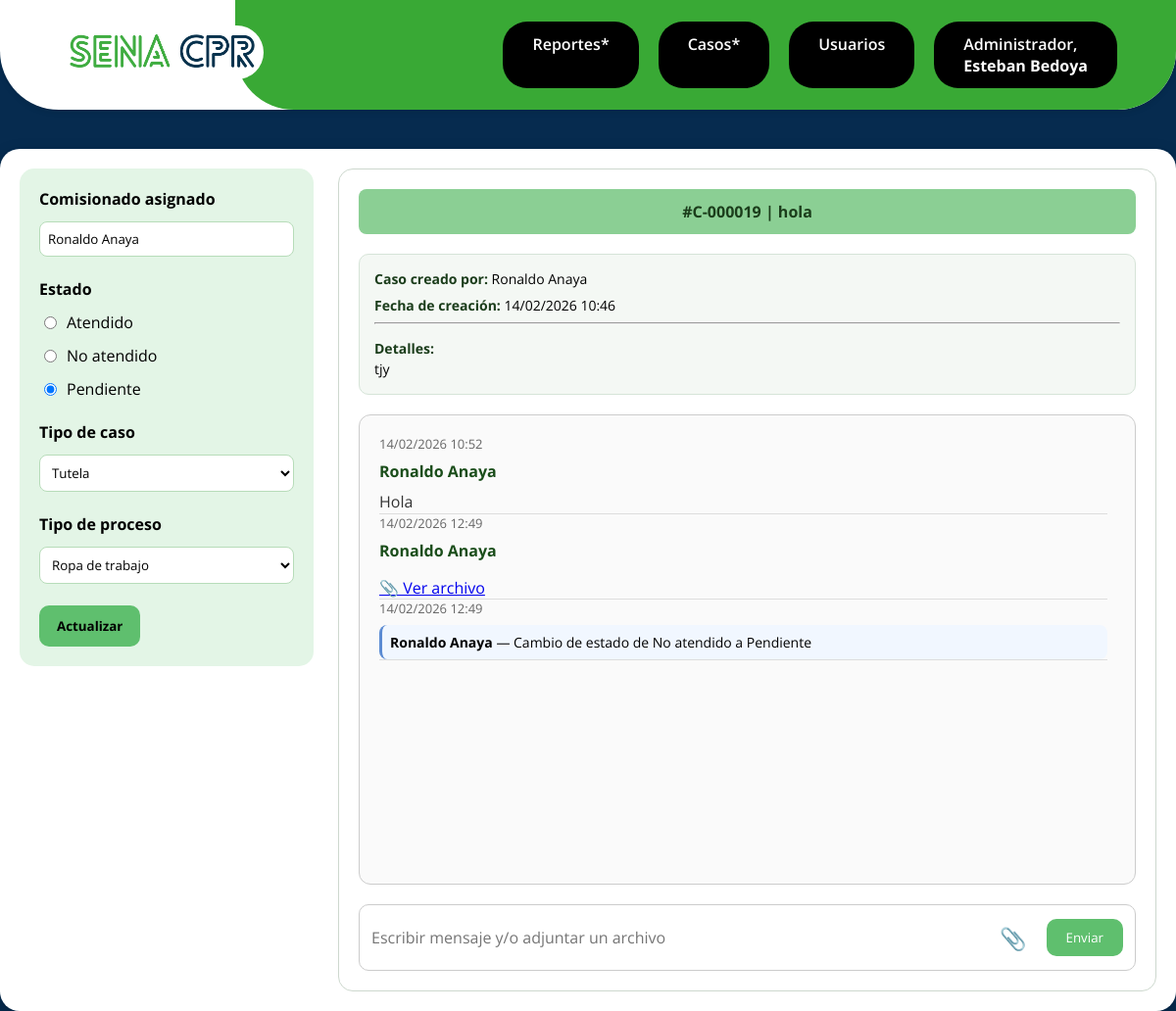
Page /public/caso.php?id=19 (signed in) on the committed database.
### tables this page shows
CREATE TABLE `casos` (
  `id` int(11) NOT NULL,
  `numero_caso` varchar(20) NOT NULL,
  `tipo_caso_id` int(11) NOT NULL,
  `tipo_proceso_id` int(11) NOT NULL,
  `asunto` varchar(200) NOT NULL,
  `detalles` text NOT NULL,
  `estado` enum('Atendido','No atendido','Pendiente') DEFAULT 'No atendido',
  `asignado_a` int(11) DEFAULT NULL,
  `fecha_creacion` datetime DEFAULT current_timestamp(),
  `fecha_cierre` datetime DEFAULT NULL
);

CREATE TABLE `usuarios` (
  `id` int(11) NOT NULL,
  `documento` varchar(20) NOT NULL,
  `username` varchar(50) NOT NULL,
  `password` varchar(255) NOT NULL,
  `rol` tinyint(4) NOT NULL CHECK (`rol` between 1 and 3),
  `estado` tinyint(1) NOT NULL DEFAULT 1,
  `correo` varchar(255) NOT NULL,
  `telefono` varchar(20) DEFAULT NULL,
  `remember_token` varchar(255) DEFAULT NULL,
  `creado_por` int(11) DEFAULT NULL,
  `fecha_creacion` datetime DEFAULT current_timestamp()
);

CREATE TABLE `tipos_caso` (
  `id` int(11) NOT NULL,
  `nombre` varchar(50) NOT NULL
);

CREATE TABLE `tipos_proceso` (
  `id` int(11) NOT NULL,
  `nombre` varchar(50) NOT NULL,
  `estado` tinyint(1) DEFAULT 1
);

CREATE TABLE `casos_mensajes` (
  `id` int(11) NOT NULL,
  `caso_id` int(11) NOT NULL,
  `usuario_id` int(11) NOT NULL,
  `mensaje` text NOT NULL,
  `archivo` varchar(255) DEFAULT NULL,
  `fecha` datetime DEFAULT current_timestamp()
);

CREATE TABLE `casos_historial_estado` (
  `id` int(11) NOT NULL,
  `caso_id` int(11) NOT NULL,
  `usuario_id` int(11) NOT NULL,
  `descripcion` text NOT NULL,
  `fecha` datetime DEFAULT current_timestamp()
);

### app/controllers/CasoController.php (called while the page is built, shortened)
<?php
require_once __DIR__ . '/../models/Caso.php';
class CasoController
{
    public function show($id)
    {
        $rol = $_SESSION['user']['rol'];
        $caso = Caso::find($id);
        $tiposCaso    = Caso::getTiposCaso();
        $tiposProceso = Caso::getTiposProcesoActivos();
        $historial    = Caso::getHistorial($id);
        $mensajes     = Caso::getMensajes($id);
        $view = $rol == 1 ? 'admin' : 'comisionado';
        require __DIR__ . "/../views/{$view}/caso.php";
    }
}

### app/models/Caso.php (called while the page is built, shortened)
<?php
class Caso
{
    private static function db()
    {
        static $db = null;
        if ($db === null) {
            $db = new PDO("mysql:host=localhost;dbname=project-cpr;charset=utf8", "root", "");
            $db->setAttribute(PDO::ATTR_ERRMODE, PDO::ERRMODE_EXCEPTION);
        }
        return $db;
    }
    public static function find($id)
    {
        $sql = "SELECT c.*, u.username AS asignado_a_nombre, tc.nombre AS tipo_caso_nombre, tp.nombre AS tipo_proceso_nombre
                FROM casos c
                LEFT JOIN usuarios u ON u.id = c.asignado_a
                JOIN tipos_caso tc ON tc.id = c.tipo_caso_id
                JOIN tipos_proceso tp ON tp.id = c.tipo_proceso_id
                WHERE c.id = ?";
        $stmt = self::db()->prepare($sql);
        $stmt->execute([$id]);
        return $stmt->fetch(PDO::FETCH_ASSOC);
    }
    public static function getTiposCaso()
    {
        $stmt = self::db()->prepare("SELECT * FROM tipos_caso");
        $stmt->execute();
        return $stmt->fetchAll(PDO::FETCH_ASSOC);
    }
    public static function getTiposProcesoActivos()
    {
        $stmt = self::db()->prepare("SELECT * FROM tipos_proceso WHERE estado = 1");
        $stmt->execute();
        return $stmt->fetchAll(PDO::FETCH_ASSOC);
    }
    public static function getHistorial($caso_id)
    {
        $sql = "SELECT h.*, u.username
                FROM casos_historial_estado h
                JOIN usuarios u ON u.id = h.usuario_id
                WHERE h.caso_id = ?
                ORDER BY h.fecha ASC";
        $stmt = self::db()->prepare($sql);
        $stmt->execute([$caso_id]);
        return $stmt->fetchAll(PDO::FETCH_ASSOC);
    }
    public static function getMensajes($caso_id)
    {
        $sql = "SELECT m.*, u.username
                FROM casos_mensajes m
                JOIN usuarios u ON u.id = m.usuario_id
                WHERE m.caso_id = ?
                ORDER BY m.fecha ASC";
        $stmt = self::db()->prepare($sql);
        $stmt->execute([$caso_id]);
        return $stmt->fetchAll(PDO::FETCH_ASSOC);
    }
}

### app/views/components/caso.php (the view, shortened to what this page needs)
<link rel="stylesheet" href="/project-cpr/public/assets/css/globals/caso.css">
<div class="case-layout">
    <div class="case-sidebar">
        <form method="POST" action="/project-cpr/public/caso.php">
            <div class="filter-group">
                <label class="filter-title">Comisionado asignado</label>
                <input
                    type="text"
                    class="select-like"
                    value="<?= htmlspecialchars($caso['asignado_a_nombre'] ?? '') ?>"
                    disabled>
            </div>
            <br>
            <div class="filter-group">
                <label class="filter-title">Estado</label>
                <?php
                $estados = ['Atendido', 'No atendido', 'Pendiente'];
                foreach ($estados as $e):
                ?>
                    <label class="check-item">
                        <input
                            type="radio"
                            name="estado"
                            value="<?= $e ?>"
                            <?= $caso['estado'] === $e ? 'checked' : '' ?>
                            required>
                        <span><?= $e ?></span>
                    </label>
                <?php endforeach; ?>
            </div>
            <br>
            <div class="filter-group">
                <label class="filter-title">Tipo de caso</label>
                <select name="tipo_caso_id" required>
                    <?php foreach ($tiposCaso as $tc): ?>
                        <option value="<?= $tc['id'] ?>"
                            <?= $caso['tipo_caso_id'] == $tc['id'] ? 'selected' : '' ?>>
                            <?= htmlspecialchars($tc['nombre']) ?>
                        </option>
                    <?php endforeach; ?>
                </select>
            </div>
            <br>
            <div class="filter-group">
                <label class="filter-title">Tipo de proceso</label>
                <select name="tipo_proceso_id" required>
                    <?php foreach ($tiposProceso as $p): ?>
                        <option value="<?= $p['id'] ?>"
                            <?= $caso['tipo_proceso_id'] == $p['id'] ? 'selected' : '' ?>>
                            <?= htmlspecialchars($p['nombre']) ?><?= !empty($p['_inactivo']) ? ' (inactivo)' : '' ?>
                        </option>
                    <?php endforeach; ?>
                </select>
            </div>
            <br>
            <button type="submit" class="btn-actualizar">
                Actualizar
            </button>
        </form>
    </div>
    <div class="case-content">
        <div class="case-header">
            #<?= $caso['numero_caso'] ?> |
            <?= htmlspecialchars($caso['asunto']) ?>
        </div>
        <div class="case-info">
            <?php if (!empty($caso['asignado_a_nombre'])): ?>
                <div class="info-item">
                    <strong>Caso creado por:</strong>
                    <?= htmlspecialchars($caso['asignado_a_nombre']) ?>
                </div>
            <?php endif; ?>
            <?php if (!empty($caso['fecha_creacion'])): ?>
                <div class="info-item">
                    <strong>Fecha de creación:</strong>
                    <?= date("d/m/Y H:i", strtotime($caso['fecha_creacion'])) ?>
                </div>
            <?php endif; ?>
            <hr>
            <?php if (!empty($caso['detalles'])): ?>
                <div class="info-item info-detalles">
                    <strong>Detalles:</strong><br>
                    <?= nl2br(htmlspecialchars($caso['detalles'])) ?>
                </div>
            <?php endif; ?>
        </div>
        <div class="case-box">
            <div class="case-messages">
                <?php
                $eventos = array_merge(
                    array_map(
                        fn($m) => [
                            'tipo'  => 'mensaje',
                            'data'  => $m,
                            'fecha' => $m['fecha']
                        ],
                        $mensajes
                    ),
                    array_map(
                        fn($h) => [
                            'tipo'  => 'historial',
                            'data'  => $h,
                            'fecha' => $h['fecha']
                        ],
                        $historial
                    )
                );
                usort(
                    $eventos,
                    fn($a, $b) =>
                    strtotime($a['fecha']) <=> strtotime($b['fecha'])
                );
                ?>
                <?php foreach ($eventos as $e): ?>
                    <div class="msg-entry">
                        <div class="msg-date">
                            <?= date("d/m/Y H:i", strtotime($e['fecha'])) ?>
                        </div>
                        <?php if ($e['tipo'] == 'mensaje'): ?>
                            <div class="msg-user">
                                <?= htmlspecialchars($e['data']['username']) ?>
                            </div>
                            <div class="msg-body">
                                <?= nl2br(htmlspecialchars($e['data']['mensaje'])) ?>
                            </div>
                            <?php if (!empty($e['data']['archivo'])): ?>
                                <div class="msg-archivo">
                                    <a
                                        href="/project-cpr/public/uploads/casos/<?= htmlspecialchars($e['data']['archivo']) ?>"
                                        target="_blank">
                                        📎 Ver archivo
                                    </a>
                                </div>
                            <?php endif; ?>
                        <?php else: ?>
                            <div class="msg-status-change">
                                <strong><?= htmlspecialchars($e['data']['username']) ?></strong>
                                —
                                <?= htmlspecialchars($e['data']['descripcion']) ?>
                            </div>
                        <?php endif; ?>
                    </div>
                    <div class="divider"></div>
                <?php endforeach; ?>
            </div>
        </div>
        <?php $casoAtendido = ($caso['estado'] === 'Atendido'); ?>
        <form
            class="msg-input-box"
            method="POST"
            enctype="multipart/form-data"
            action="/project-cpr/public/caso.php">
            <input
                type="text"
                name="mensaje"
                placeholder="Escribir mensaje y/o adjuntar un archivo"
                class="msg-input"
                <?= $casoAtendido ? 'disabled' : '' ?>>
            <label class="btn-attach">
                📎
            </label>
            <button class="btn-enviar" <?= $casoAtendido ? 'disabled' : '' ?>>Enviar</button>
        </form>
    </div>
</div>

### public/assets/css/globals/base.css (style rules this page uses)
* { margin: 0; padding: 0; box-sizing: border-box; font-family: 'Open Sans', sans-serif; }
html, body { color: #fff; height: 100%; min-height: 100%; background-color: #062b4f; overscroll-behavior: none; }

### public/assets/css/globals/caso.css (style rules this page uses)
.case-layout { display: grid; grid-template-columns: 300px 1fr; gap: 25px; }
.case-sidebar { background: #e3f5e6; color: #000; padding: 20px; border-radius: 15px; height: max-content; display: flex; flex-direction: column; gap: 35px; }
.case-sidebar .filter-title, .case-sidebar span, .case-sidebar label { color: #000 !important; }
.filter-group { display: flex; flex-direction: column; gap: 12px; }
.filter-title { font-weight: 700; font-size: 16px; color: #2e5a2e; }
.check-item { display: flex; align-items: center; gap: 10px; margin-left: 5px; }
.case-sidebar select { padding: 8px; border-radius: 8px; border: 1px solid #b7dcb9; background: #fff; }
.case-sidebar .select-like { padding: 8px; border-radius: 8px; border: 1px solid #b7dcb9; background: #fff; color: #000; }
.btn-actualizar { padding: 12px 18px; background: #5fbf6e; border: none; border-radius: 10px; cursor: pointer; font-weight: 700; transition: .2s; }
.case-content { background: #fff; padding: 20px; border-radius: 15px; border: 1px solid #cdd8ce; display: flex; flex-direction: column; gap: 20px; }
.case-header { background: #8bcf94; padding: 12px; border-radius: 8px; font-weight: 700; color: #1b3d1b; text-align: center; }
.case-box { border: 1px solid #ccc; padding: 20px; border-radius: 12px; background: #fafafa; display: flex; flex-direction: column; gap: 25px; height: 60vh; }
.case-messages { flex: 1; overflow-y: auto; padding-right: 8px; }
.msg-entry { display: flex; flex-direction: column; gap: 8px; }
.msg-date { font-size: 13px; color: #666; }
.msg-user { font-weight: 700; color: #1a4d1a; }
.msg-body { color: #333; line-height: 1.5; }
.msg-status-change { background: #f1f7ff; padding: 8px; border-radius: 8px; border-left: 3px solid #5b8bd3; font-size: 14px; color: #000; }
.divider { width: 100%; height: 1px; background: #ddd; }
.msg-input-box { display: flex; align-items: center; gap: 10px; border: 1px solid #ccc; padding: 12px; border-radius: 10px; }
.msg-input { flex: 1; border: none; background: transparent; font-size: 16px; outline: none; }
.btn-enviar { padding: 10px 20px; background: #5fbf6e; color: #fff; border: none; border-radius: 10px; cursor: pointer; }
.btn-attach { font-size: 22px; cursor: pointer; padding: 6px 10px; border-radius: 6px; transition: 0.2s; user-select: none; }
.case-info { background: #f4f8f4; border: 1px solid #d6e4d8; border-radius: 10px; padding: 15px; display: flex; flex-direction: column; gap: 8px; font-size: 14px; color: #000; }
.info-item { color: #000; }
.info-item strong { color: #1b3d1b; font-weight: 700; }
.info-detalles { margin-top: 6px; line-height: 1.5; }

### rows in the picture
casos: asignado_a.username "Ronaldo Anaya", estado "☐ Atendido", estado "☐ No atendido", estado "☑ Pendiente", tipo_caso_id "Tutela", tipo_proceso_id "Ropa de trabajo", numero_caso "C-000019", asunto "hola", fecha_creacion "14/02/2026 10:46", detalles "tjy"
casos_mensajes: fecha "14/02/2026 10:52", usuario.username "Ronaldo Anaya", mensaje "Hola"
casos_mensajes: fecha "14/02/2026 12:49", usuario.username "Ronaldo Anaya"
casos_historial_estado: fecha "14/02/2026 12:49", usuario.username "Ronaldo Anaya", descripcion "Cambio de estado de No atendido a Pendiente"

### other values in the picture
$_SESSION['user']['username'] "Esteban Bedoya"
$e "Atendido"
$e "No atendido"
$e "Pendiente"
